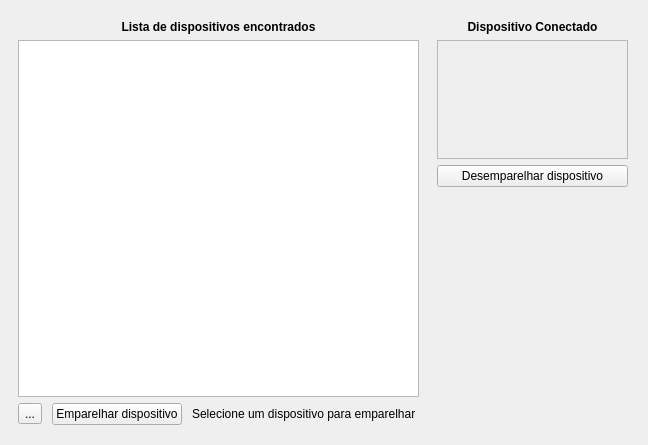
<?xml version="1.0" encoding="UTF-8"?>
<ui version="4.0">
 <class>loggerForm</class>
 <widget class="QWidget" name="loggerForm">
  <property name="geometry">
   <rect>
    <x>0</x>
    <y>0</y>
    <width>648</width>
    <height>445</height>
   </rect>
  </property>
  <property name="sizePolicy">
   <sizepolicy hsizetype="Preferred" vsizetype="Preferred">
    <horstretch>0</horstretch>
    <verstretch>0</verstretch>
   </sizepolicy>
  </property>
  <property name="minimumSize">
   <size>
    <width>0</width>
    <height>0</height>
   </size>
  </property>
  <property name="windowTitle">
   <string>Form</string>
  </property>
  <layout class="QGridLayout" name="gridLayout">
   <property name="leftMargin">
    <number>9</number>
   </property>
   <item row="0" column="2">
    <widget class="QWidget" name="windowContainer" native="true">
     <layout class="QGridLayout" name="gridLayout_2" columnstretch="2,1">
      <property name="leftMargin">
       <number>0</number>
      </property>
      <property name="topMargin">
       <number>0</number>
      </property>
      <property name="rightMargin">
       <number>0</number>
      </property>
      <property name="bottomMargin">
       <number>0</number>
      </property>
      <property name="spacing">
       <number>0</number>
      </property>
      <item row="0" column="0">
       <widget class="QWidget" name="deviceListContainer" native="true">
        <layout class="QGridLayout" name="gridLayout_3" rowstretch="0,0,0" columnstretch="0">
         <item row="1" column="0">
          <widget class="QListWidget" name="deviceListWidget">
           <property name="frameShadow">
            <enum>QFrame::Shadow::Plain</enum>
           </property>
          </widget>
         </item>
         <item row="2" column="0">
          <widget class="QWidget" name="deviceListButtonContainer" native="true">
           <layout class="QHBoxLayout" name="horizontalLayout">
            <property name="spacing">
             <number>10</number>
            </property>
            <property name="leftMargin">
             <number>0</number>
            </property>
            <property name="topMargin">
             <number>0</number>
            </property>
            <property name="rightMargin">
             <number>0</number>
            </property>
            <property name="bottomMargin">
             <number>0</number>
            </property>
            <item>
             <widget class="QToolButton" name="reloadListButton">
              <property name="toolTip">
               <string comment="ConnectionManagerHelper">Procurar por dispositivos</string>
              </property>
              <property name="text">
               <string>...</string>
              </property>
              <property name="icon">
               <iconset theme="QIcon::ThemeIcon::EditFind"/>
              </property>
             </widget>
            </item>
            <item>
             <widget class="QPushButton" name="pairDeviceButton">
              <property name="text">
               <string>Emparelhar dispositivo</string>
              </property>
             </widget>
            </item>
            <item>
             <widget class="QLabel" name="pairButtonInstructionLabel">
              <property name="text">
               <string>Selecione um dispositivo para emparelhar</string>
              </property>
             </widget>
            </item>
            <item>
             <spacer name="horizontalSpacer">
              <property name="orientation">
               <enum>Qt::Orientation::Horizontal</enum>
              </property>
              <property name="sizeHint" stdset="0">
               <size>
                <width>40</width>
                <height>20</height>
               </size>
              </property>
             </spacer>
            </item>
           </layout>
          </widget>
         </item>
         <item row="0" column="0">
          <widget class="QLabel" name="listTitleLabel">
           <property name="font">
            <font>
             <bold>true</bold>
            </font>
           </property>
           <property name="layoutDirection">
            <enum>Qt::LayoutDirection::LeftToRight</enum>
           </property>
           <property name="text">
            <string>Lista de dispositivos encontrados</string>
           </property>
           <property name="alignment">
            <set>Qt::AlignmentFlag::AlignCenter</set>
           </property>
          </widget>
         </item>
        </layout>
       </widget>
      </item>
      <item row="0" column="1">
       <widget class="QWidget" name="selectedDeviceContainer" native="true">
        <layout class="QVBoxLayout" name="verticalLayout_2" stretch="0,1,0,2">
         <item>
          <widget class="QLabel" name="selectedDeviceTitleLabel">
           <property name="font">
            <font>
             <bold>true</bold>
            </font>
           </property>
           <property name="text">
            <string>Dispositivo Conectado</string>
           </property>
           <property name="alignment">
            <set>Qt::AlignmentFlag::AlignCenter</set>
           </property>
          </widget>
         </item>
         <item>
          <widget class="QFrame" name="deviceContainerFrame">
           <property name="frameShape">
            <enum>QFrame::Shape::StyledPanel</enum>
           </property>
           <property name="frameShadow">
            <enum>QFrame::Shadow::Sunken</enum>
           </property>
           <property name="lineWidth">
            <number>1</number>
           </property>
           <property name="midLineWidth">
            <number>0</number>
           </property>
           <layout class="QGridLayout" name="gridLayout_4">
            <property name="leftMargin">
             <number>3</number>
            </property>
            <property name="topMargin">
             <number>3</number>
            </property>
            <property name="rightMargin">
             <number>3</number>
            </property>
            <property name="bottomMargin">
             <number>3</number>
            </property>
            <property name="spacing">
             <number>3</number>
            </property>
            <item row="0" column="0">
             <widget class="QWidget" name="deviceContainer" native="true">
              <layout class="QGridLayout" name="gridLayout_5">
               <property name="leftMargin">
                <number>0</number>
               </property>
               <property name="topMargin">
                <number>0</number>
               </property>
               <property name="rightMargin">
                <number>0</number>
               </property>
               <property name="bottomMargin">
                <number>0</number>
               </property>
               <property name="spacing">
                <number>0</number>
               </property>
              </layout>
             </widget>
            </item>
           </layout>
          </widget>
         </item>
         <item>
          <widget class="QPushButton" name="unpairDeviceButton">
           <property name="text">
            <string>Desemparelhar dispositivo</string>
           </property>
          </widget>
         </item>
         <item>
          <spacer name="verticalSpacer">
           <property name="orientation">
            <enum>Qt::Orientation::Vertical</enum>
           </property>
           <property name="sizeHint" stdset="0">
            <size>
             <width>20</width>
             <height>40</height>
            </size>
           </property>
          </spacer>
         </item>
        </layout>
       </widget>
      </item>
     </layout>
    </widget>
   </item>
  </layout>
 </widget>
 <resources/>
 <connections/>
</ui>
